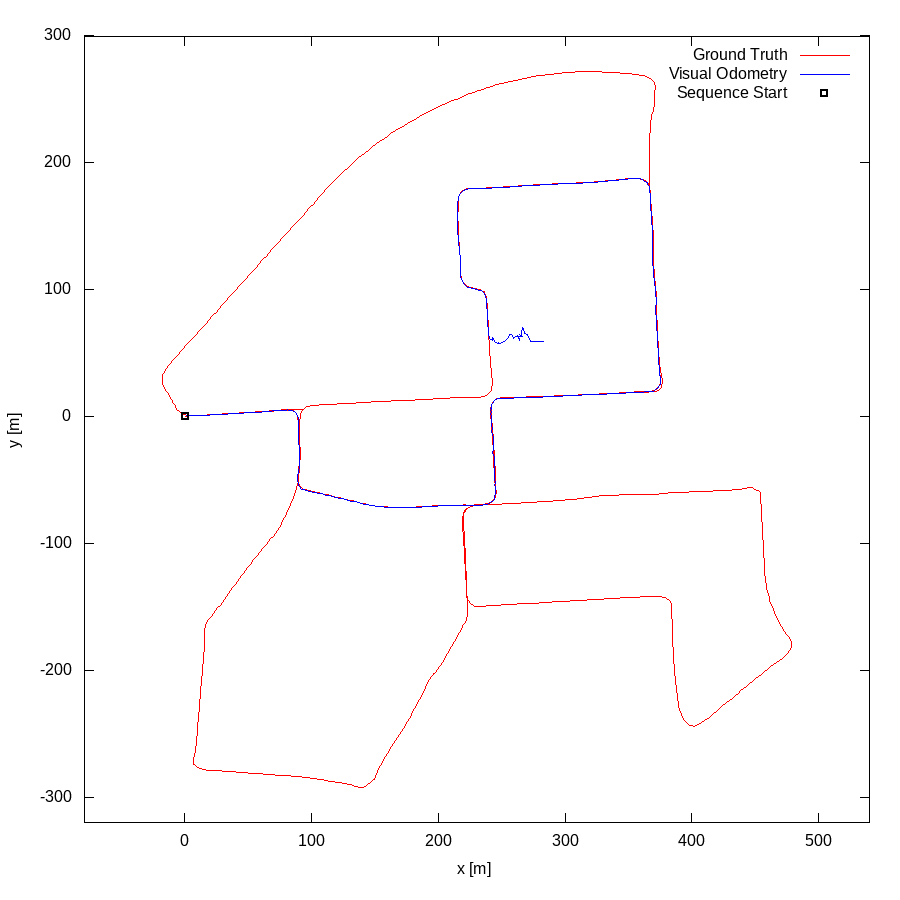

Recreate this plot in gnuplot.
set term postscript eps enhanced color
set output "00.eps"
set size ratio -1
set xrange [-79:540]
set yrange [-320:299]
set xlabel "x [m]"
set ylabel "y [m]"
plot "00.txt" using 1:2 lc rgb "#FF0000" title 'Ground Truth' w lines,"00.txt" using 3:4 lc rgb "#0000FF" title 'Visual Odometry' w lines,"< head -1 00.txt" using 1:2 lc rgb "#000000" pt 4 ps 1 lw 2 title 'Sequence Start' w points
